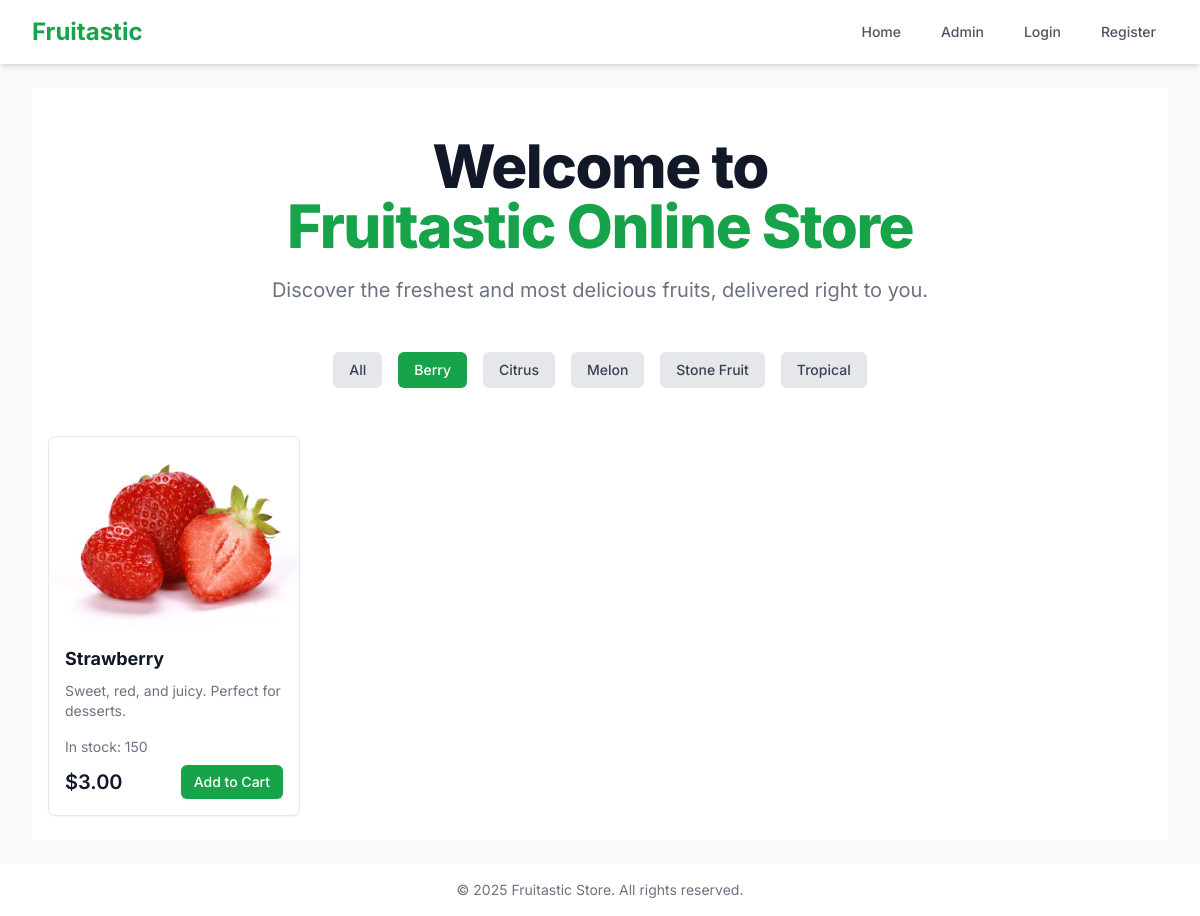
The app's page /?category=2 with its own data.
### tables this page shows
CREATE TABLE
    `categories` (
        `catId` int (11) NOT NULL AUTO_INCREMENT,
        `category` varchar(50) NOT NULL,
        PRIMARY KEY (`catId`)
    );

CREATE TABLE
    `fruits` (
        `frId` int (11) NOT NULL AUTO_INCREMENT,
        `catId` int (11) NOT NULL,
        `name` varchar(255) NOT NULL,
        `description` text NOT NULL,
        `qty` int (11) NOT NULL DEFAULT 0,
        `price` decimal(10, 2) NOT NULL,
        `image` varchar(255) DEFAULT NULL,
        `regDate` timestamp NOT NULL DEFAULT CURRENT_TIMESTAMP,
        PRIMARY KEY (`frId`),
        KEY `catId` (`catId`),
        CONSTRAINT `fruits_ibfk_1` FOREIGN KEY (`catId`) REFERENCES `categories` (`catId`) ON DELETE CASCADE ON UPDATE CASCADE
    );

### app/controllers/FruitController.php (called while the page is built, shortened)
<?php
class FruitController extends Controller
{
    private $fruitModel;
    private $categoryModel;
    public function __construct($connection)
    {
        $this->connection = $connection;
        $this->fruitModel = new Fruit($this->connection);
        $this->categoryModel = new Category($this->connection);
    }
    public function index()
    {
        $categories = $this->categoryModel->getAll();
        $selectedCategory = $_GET['category'] ?? null;
        $fruits = $this->fruitModel->getAll($selectedCategory);
        require __DIR__ . '/../views/home/index.php';
    }
}

### app/models/Category.php (called while the page is built, shortened)
<?php
class Category
{
    private $connection;
    public function __construct(PDO $connection)
    {
        $this->connection = $connection;
    }
    public function getAll(): array
    {
        $query = "SELECT * FROM categories ORDER BY category ASC";
        $stmt = $this->connection->prepare($query);
        $stmt->execute();
        return $stmt->fetchAll(PDO::FETCH_ASSOC);
    }
}

### app/models/Fruit.php (called while the page is built, shortened)
<?php
class Fruit
{
    private $connection;
    public function __construct($connection)
    {
        $this->connection = $connection;
    }
    public function getAll($catId = null)
    {
        $query = "SELECT f.*, c.category
                  FROM fruits f
                  LEFT JOIN categories c ON f.catId = c.catId";
        if ($catId) {
            $query .= " WHERE f.catId = :catId";
        }
        $query .= " ORDER BY f.regDate DESC";
        $stmt = $this->connection->prepare($query);
        if ($catId) {
            $stmt->bindParam(':catId', $catId, PDO::PARAM_INT);
        }
        $stmt->execute();
        return $stmt->fetchAll(PDO::FETCH_ASSOC);
    }
}

### app/views/home/index.php (the view, shortened to what this page needs)
<?php require_once __DIR__ . '/../layouts/header.php'; ?>
<div class="bg-white">
    <div class="px-4 pt-12 pb-6">
        <h1 class="text-4xl font-extrabold tracking-tight text-gray-900 sm:text-5xl md:text-6xl text-center">
            <span class="block">Welcome to</span>
            <span class="block text-green-600">Fruitastic Online Store</span>
        </h1>
        <p class="mt-3 max-w-md mx-auto text-base text-gray-500 sm:text-lg md:mt-5 md:text-xl md:max-w-3xl text-center">
            Discover the freshest and most delicious fruits, delivered right to you.
        </p>
    </div>
    <div class="px-4 py-6">
        <div class="flex flex-wrap justify-center items-center gap-4">
            <a href="<?= BASE_PATH ?>"
                class="px-4 py-2 text-sm font-medium rounded-md <?= !isset($_GET['category']) ? 'bg-green-600 text-white' : 'bg-gray-200 text-gray-700' ?> hover:bg-green-500 hover:text-white transition-colors">
                All
            </a>
            <?php foreach ($categories as $category): ?>
                <a href="?category=<?= $category['catId'] ?>"
                    class="px-4 py-2 text-sm font-medium rounded-md <?= (isset($_GET['category']) && $_GET['category'] == $category['catId']) ? 'bg-green-600 text-white' : 'bg-gray-200 text-gray-700' ?> hover:bg-green-500 hover:text-white transition-colors">
                    <?= htmlspecialchars($category['category']) ?>
                </a>
            <?php endforeach; ?>
        </div>
    </div>
    <div class="px-4 py-6 grid grid-cols-1 sm:grid-cols-2 md:grid-cols-3 lg:grid-cols-4 gap-8">
        <?php foreach ($fruits as $fruit): ?>
            <div
                class="group bg-white border border-gray-200 rounded-lg flex flex-col overflow-hidden shadow-sm hover:shadow-xl transition-shadow duration-300">
                <div class="aspect-w-3 aspect-h-2 bg-gray-200 sm:aspect-none sm:h-48 relative">
                    <img src="<?= BASE_PATH . '/storage/images/' . htmlspecialchars($fruit['image'] ?: 'placeholder.png') ?>"
                        alt="<?= htmlspecialchars($fruit['name']) ?>"
                        class="w-full h-full object-center object-cover sm:w-full sm:h-full">
                </div>
                <div class="flex-1 p-4 space-y-2 flex flex-col">
                    <h3 class="text-lg font-bold text-gray-900">
                        <?= htmlspecialchars($fruit['name']) ?>
                    </h3>
                    <p class="text-sm text-gray-500 flex-1"><?= htmlspecialchars($fruit['description']) ?></p>
                    <div class="pt-2">
                        <?php if ($fruit['qty'] > 0 && $fruit['qty'] < 10): ?>
                            <p class="text-sm font-medium text-amber-600">Low stock (only <?= htmlspecialchars($fruit['qty']) ?>
                                left)</p>
                        <?php elseif ($fruit['qty'] > 0): ?>
                            <p class="text-sm text-gray-500">In stock: <?= htmlspecialchars($fruit['qty']) ?></p>
                        <?php endif; ?>
                    </div>
                    <div class="flex justify-between items-center mt-4">
                        <p class="text-xl font-semibold text-gray-900">
                            $<?= htmlspecialchars(number_format($fruit['price'], 2)) ?>
                        </p>
                        <?php if ($fruit['qty'] > 0): ?>
                            <form action="<?= BASE_PATH ?>/cart/add" method="POST">
                                <button type="submit"
                                    class="inline-flex items-center px-3 py-1.5 border border-transparent text-sm font-medium rounded-md shadow-sm text-white bg-green-600 hover:bg-green-700 focus:outline-none focus:ring-2 focus:ring-offset-2 focus:ring-green-500">
                                    Add to Cart
                                </button>
                            </form>
                        <?php endif; ?>
                    </div>
                </div>
            </div>
        <?php endforeach; ?>
    </div>
</div>
<?php require_once __DIR__ . '/../layouts/footer.php'; ?>

### app/views/layouts/header.php (style rules this page uses)
body { font-family: 'Inter', sans-serif; }

### records on screen
categories: category "Berry"
categories: category "Citrus"
categories: category "Melon"
categories: category "Stone Fruit"
categories: category "Tropical"
fruits: image (picture), name "Strawberry", description "Sweet, red, and juicy. Perfect for desserts.", qty "150", price "3.00"
